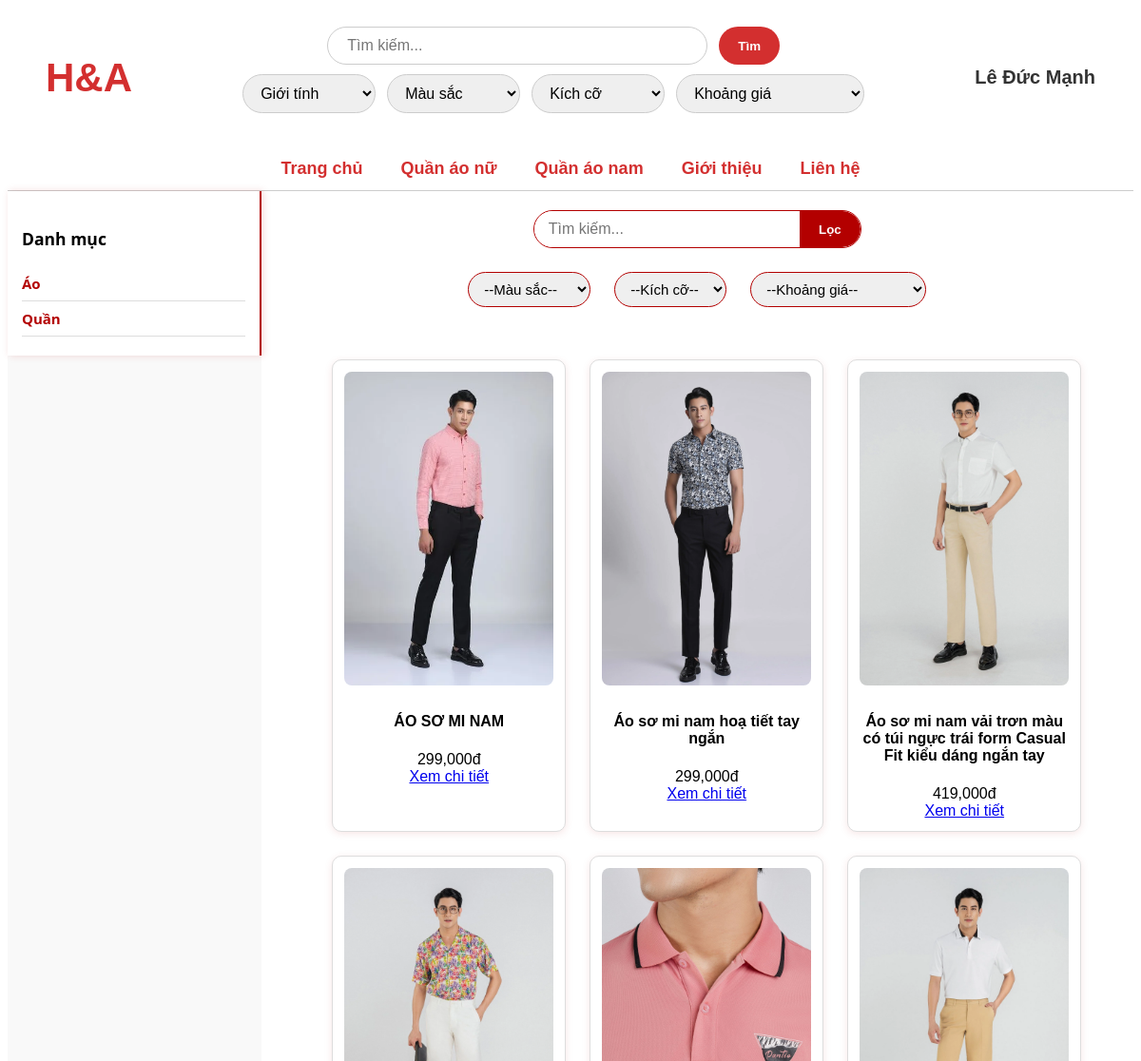
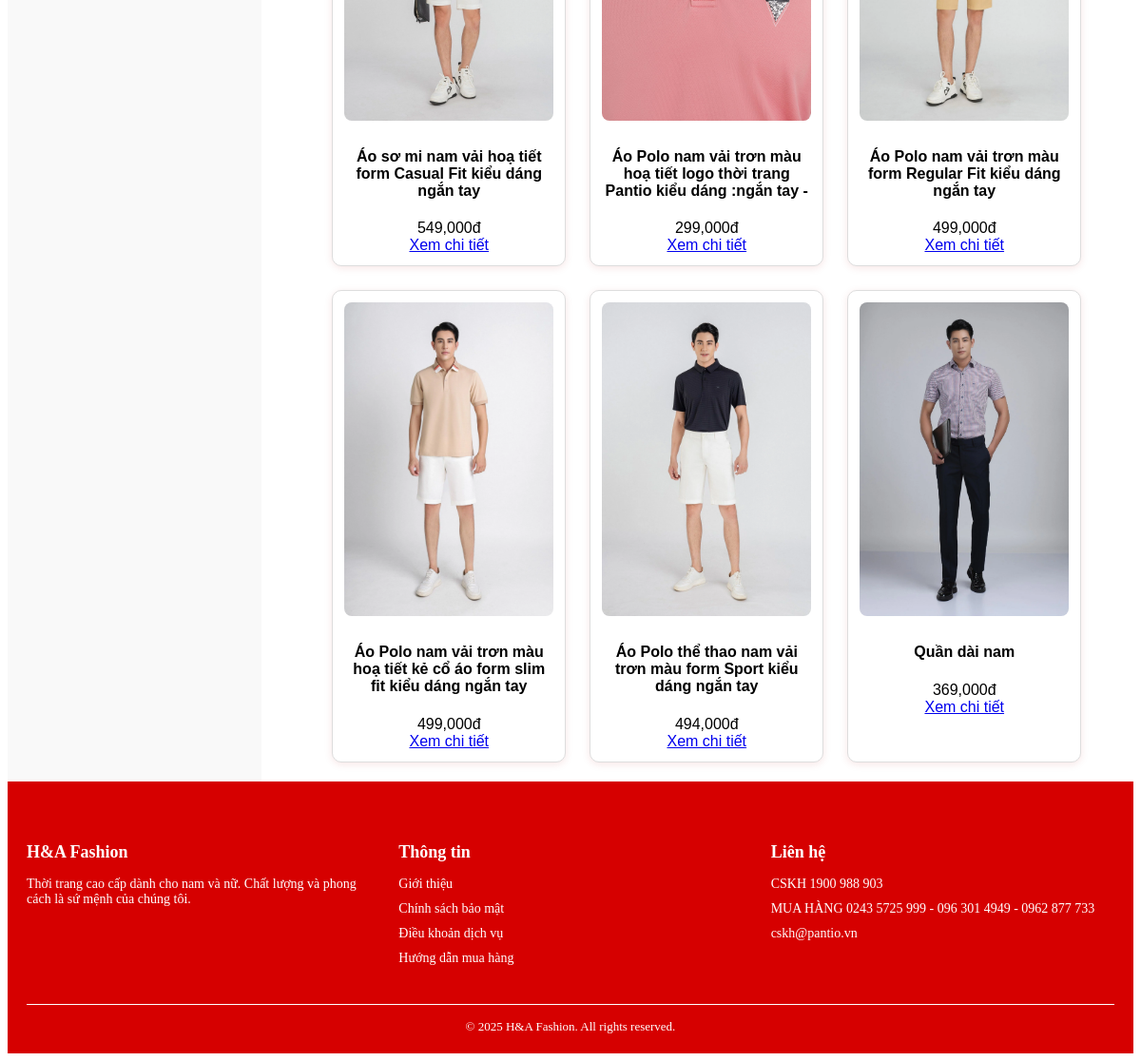
Screenshot of /view/sanpham/thoitrangnam.php (signed in) with the database file from the repository (2 pictures, top to bottom).
### tables this page shows
CREATE TABLE `loainam` (
  `MaLoai` int(11) NOT NULL,
  `TenLoai` varchar(100) NOT NULL,
  `GioiTinh` varchar(10) NOT NULL
);

CREATE TABLE `sanphamnam` (
  `MaSP` int(11) NOT NULL,
  `TenSanPham` varchar(200) NOT NULL,
  `Gia` decimal(18,2) NOT NULL,
  `MaChiTiet` int(11) NOT NULL,
  `MoTa` text DEFAULT NULL,
  `GioiTinh` varchar(10) NOT NULL
);

### view/sanpham/thoitrangnam.php (the view, shortened to what this page needs)
<?php
include('../include/header.php');
$search = $_GET['search'] ?? '';
$loai_query = mysqli_query($conn, "SELECT * FROM loainam WHERE GioiTinh = 'nam'");
$ds_loai = [];
while ($row = mysqli_fetch_assoc($loai_query)) {
    $ma = $row['MaLoai'];
    $chitiet_query = mysqli_query($conn, "SELECT * FROM chitietloainam WHERE MaLoai = '$ma'");
    $row['chitiet'] = [];
    while ($ct = mysqli_fetch_assoc($chitiet_query)) {
        $row['chitiet'][] = $ct;
    }
    $ds_loai[] = $row;
}
$sql = "SELECT * FROM sanphamnam WHERE GioiTinh = 'nam'";
$sanpham_query = mysqli_query($conn, $sql);
?>
<!DOCTYPE html>
<html>
<head>
    <link rel="stylesheet" href="../asset/style.css">
</head>
<body>
<div class="container">
    <div class="sidebar">
    <h3>Danh mục</h3>
        <?php foreach ($ds_loai as $loai): ?>
            <div>
                <div class="category-title"><strong><?= htmlspecialchars($loai['TenLoai']) ?></strong></div>
            </div>
        <?php endforeach; ?>
    </div>
    <div class="main-content">
<form method="GET" class="filter-form">
    <div class="search-bar">
        <input type="text" name="search" placeholder="Tìm kiếm..." value="<?= htmlspecialchars($search) ?>">
        <button type="submit">Lọc</button>
    </div>
    <div class="filter-options">
        <select name="mau">
            <option value="">--Màu sắc--</option>
        </select>
        <select name="size">
            <option value="">--Kích cỡ--</option>
        </select>
        <select name="gia">
            <option value="">--Khoảng giá--</option>
        </select>
    </div>
</form>
        <div class="product-list">
            <?php while ($row = mysqli_fetch_assoc($sanpham_query)): ?>
                <?php
                $masp = $row['MaSP'];
                $gia = $row['Gia'];
                $img_query = mysqli_query($conn, "SELECT HinhAnh FROM chitietsanphamnam WHERE MaSP = '$masp' LIMIT 1");
                $img_row = mysqli_fetch_assoc($img_query);
                $img = $img_row['HinhAnh'] ?? 'noimage.jpg';
                $giaKM = null;
                ?>
                <div class="product">
                    <a href="xemsanphamnam.php?id=<?= $masp ?>">
                        <img src="../../webroot/images/sanpham/<?= htmlspecialchars($img) ?>" alt="<?= htmlspecialchars($row['TenSanPham']) ?>">
                    </a>
                    <h4><?= htmlspecialchars($row['TenSanPham']) ?></h4>
                    <?php if ($giaKM !== null): ?>
                        <span class="gia-goc"><?= number_format($gia) ?>đ</span>
                        <span class="gia-km"><?= number_format($giaKM) ?>đ</span>
                    <?php else: ?>
                        <span><?= number_format($gia) ?>đ</span>
                    <?php endif; ?>
                    <br>
                    <a href="xemsanphamnam.php?id=<?= $masp ?>">Xem chi tiết</a>
                </div>
            <?php endwhile; ?>
        </div>
    </div>
</div>
</body>
</html>
<?php
include('../include/footer.php');
?>

### view/asset/style.css (style rules this page uses)
.container { display: flex; padding-top: 0; min-height: 100vh; background-color: #f9f9f9; }
.sidebar { width: 250px; position: relative; background: #fff; padding: 20px 15px; border-right: 2px solid #b30000; box-shadow: 2px 0 8px rgba(179, 0, 0, 0.15); font-family: 'Segoe UI', Tahoma, Geneva, Verdana, sans-serif; font-size: 15px; height: fit-content; }
.category-title { cursor: pointer; font-weight: 600; color: #b30000; padding: 8px 0; border-bottom: 1px solid #ddd; }
.main-content { padding: 20px 30px; background-color: #fff; min-height: 100vh; width: calc(100% - 270px); font-family: Arial, sans-serif; display: flex; flex-direction: column; }
.filter-form { width: 100%; max-width: 700px; display: flex; flex-wrap: wrap; gap: 10px; justify-content: center; margin-bottom: 30px; }
.search-bar { width: 40%; display: flex; border-radius: 25px; overflow: hidden; border: 1.5px solid #b30000; margin-bottom: 15px; }
.search-bar input[type="text"] { flex-grow: 1; border: none; padding: 10px 15px; border-radius: 25px 0 0 25px; font-size: 16px; outline: none; }
.search-bar button { background-color: #b30000; border: none; color: white; padding: 10px 20px; border-radius: 0 25px 25px 0; cursor: pointer; font-weight: bold; transition: background-color 0.3s ease; }
.filter-options { width: 100%; max-width: 1000px; display: flex; justify-content: center; gap: 25px; margin-bottom: 25px; }
.filter-options select { padding: 8px 12px; font-size: 15px; border-radius: 20px; border: 1.5px solid #b30000; cursor: pointer; }
.filter-form, .product-list { max-width: 1000px; width: 100%; }
.product-list { display: flex; flex-wrap: wrap; justify-content: center; gap: 25px; padding-left: 10px; }
.product { width: 220px; background-color: #fff; border: 1px solid #ddd; border-radius: 10px; padding: 12px; box-shadow: 0 2px 8px rgb(179 0 0 / 0.1); text-align: center; transition: transform 0.3s ease; }
.product img { max-width: 100%; border-radius: 8px; margin-bottom: 8px; }

### rows the page displays
loainam: TenLoai "Áo"
loainam: TenLoai "Quần"
sanphamnam: shows a picture, TenSanPham "ÁO SƠ MI NAM", Gia "299,000"
sanphamnam: shows a picture, TenSanPham "Áo sơ mi nam hoạ tiết tay ngắn", Gia "299,000"
sanphamnam: TenSanPham (picture), TenSanPham "Áo sơ mi nam vải trơn màu có túi ngực trái form Casual Fit kiểu dáng ngắn tay", Gia "419,000"
sanphamnam: TenSanPham (picture), TenSanPham "Áo sơ mi nam vải hoạ tiết form Casual Fit kiểu dáng ngắn tay", Gia "549,000"
sanphamnam: shows a picture, TenSanPham "Áo Polo nam vải trơn màu hoạ tiết logo thời trang Pantio kiểu dáng :ngắn tay -", Gia "299,000"
sanphamnam: shows a picture, TenSanPham "Áo Polo nam vải trơn màu form Regular Fit kiểu dáng ngắn tay", Gia "499,000"
sanphamnam: TenSanPham (picture), TenSanPham "Áo Polo nam vải trơn màu hoạ tiết kẻ cổ áo form slim fit kiểu dáng ngắn tay", Gia "499,000"
sanphamnam: TenSanPham (picture), TenSanPham "Áo Polo thể thao nam vải trơn màu form Sport kiểu dáng ngắn tay", Gia "494,000"
sanphamnam: TenSanPham (picture), TenSanPham "Quần dài nam", Gia "369,000"

### other values shown
$_SESSION['TenKH'] "Lê Đức Mạnh"
